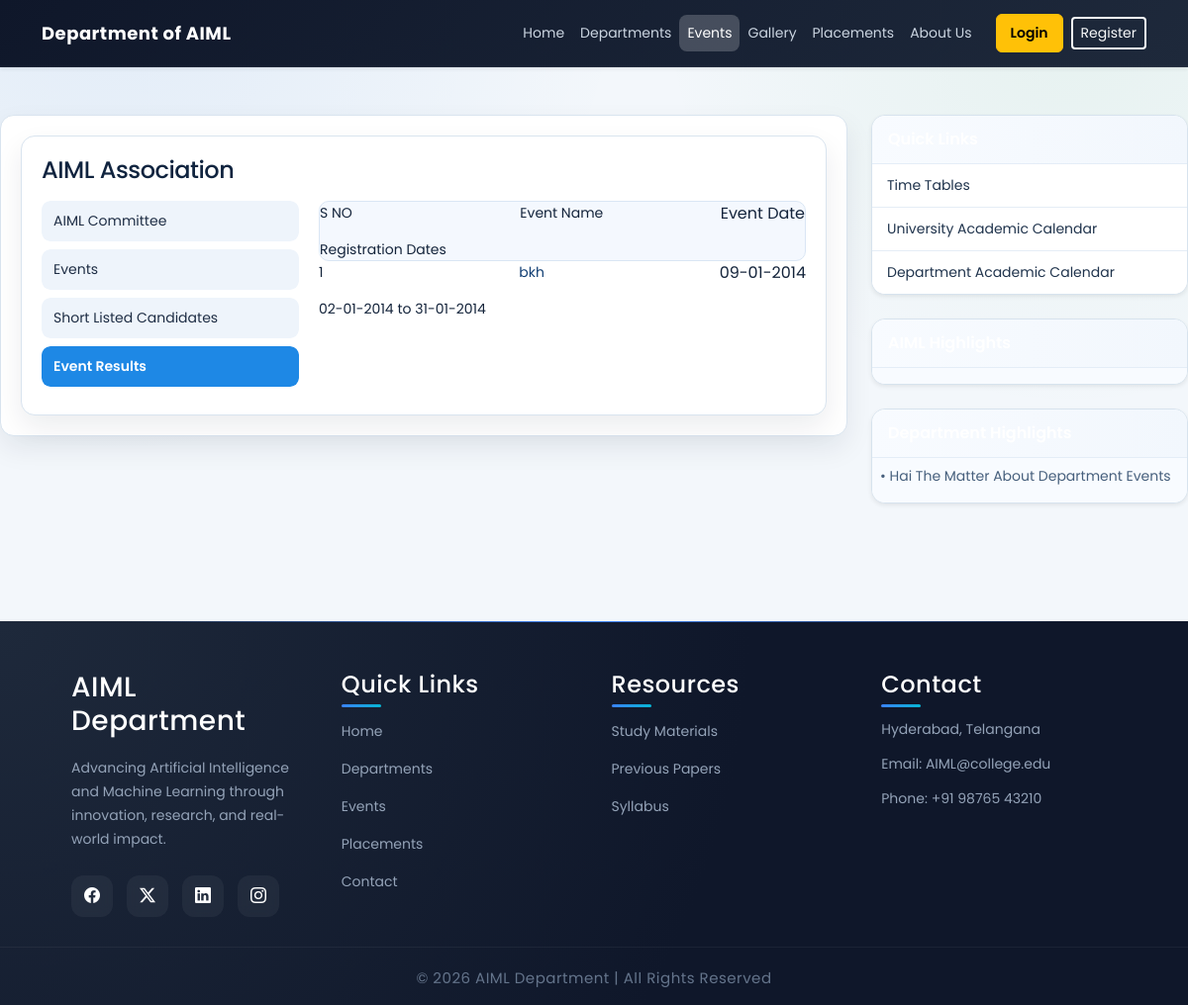
Screenshot of /public/pages/Events/eventresults.php with the database file from the repository.
### tables this page shows
CREATE TABLE IF NOT EXISTS `events` (
  `id` int(11) NOT NULL AUTO_INCREMENT,
  `event_type_id` int(11) NOT NULL,
  `event_name` varchar(500) NOT NULL,
  `event_desc` blob NOT NULL,
  `event_address` varchar(500) NOT NULL,
  `event_date` date NOT NULL,
  `reg_frm_date` date NOT NULL,
  `reg_to_date` date NOT NULL,
  `is_registration` tinyint(4) NOT NULL,
  PRIMARY KEY (`id`)
);

CREATE TABLE IF NOT EXISTS `highlights` (
  `id` int(11) NOT NULL AUTO_INCREMENT,
  `type` int(11) NOT NULL,
  `high_light` blob NOT NULL,
  PRIMARY KEY (`id`)
);

### libraries/mysql.class.php (called while the page is built, shortened)
<?php
class DataBasePDO
{
	private static $hostname	=  DB_SERVER;
	private static $username	=  DB_USER;
	private static $password	=  DB_PASS;
	private static $dbname		=  DB_DATABASE;
	private static $instance 	= FALSE;
	private $db;
	public $fetch_mode 			= PDO::FETCH_ASSOC;
	private $last_statement		= NULL;
	public function __construct($connect = true, $dataBase = null, $server = null,$userName = null, $passWord = null){
			return self::$instance;
	}
	public function connectToDB(){
			$dns='mysql:host='.self::$hostname.';dbname='.self::$dbname;
	    	self::$instance = new PDO($dns, self::$username, self::$password);
	    	self::$instance->setAttribute(PDO::ATTR_ERRMODE, PDO::ERRMODE_EXCEPTION);
	    	$this->db = self::$instance;
	}
	public function getAllResults($sqlQuery = NULL){
			$this->internalQuery($sqlQuery);
			$result = $this->last_statement->fetchAll();
			return $result;
	}
	public function internalQuery($sqlQuery = NULL){
			$stmt = $this->db->query($sqlQuery);
			$stmt->setFetchMode($this->fetch_mode);
			$this->last_statement = $stmt;
			return TRUE;
	}
}
?>

### libraries/functions.class.php (called while the page is built, shortened)
<?php
	include_once("mysql.class.php");
	class DataFunctions {
		public $dbObj;
		public function __construct(){
			$this->dbObj = new DataBasePDO();
	}
	 public function getResultedEvents($table,$eventType){
			$today		= date('Y-m-d');
			$sql		= 'SELECT
								id, event_name, is_registration, event_date, reg_frm_date, reg_to_date
						   FROM
						   		'.$table.'
						   WHERE
						   		event_type_id = '.$eventType.'
							AND
								event_date <= "'.$today.'" ';
			$result		= $this->dbObj->getAllResults($sql);
			return $result;
	 }
	 public function getHighLights($table, $type){
			$sqlQuery	= 'SELECT id, type, high_light FROM '.$table.' WHERE type = '.$type.' ORDER BY id DESC';
			$result		= $this->dbObj->getAllResults($sqlQuery);
			return $result;
	}
}

### public/pages/Events/sidebar.php (called while the page is built, shortened)
<?php
include_once(INCLUDES_PATH . '/sidebar.php');
?>

### public/pages/Events/eventresults.php (the view, shortened to what this page needs)
<?php
    include_once(INCLUDES_PATH . '/header.php');
    require_once(LIB_PATH . '/functions.class.php');
   $fcObj			= new DataFunctions();
   $tbEvents		= TB_EVENTS;
   $curEvents		= $fcObj->getResultedEvents( $tbEvents, anu );
   $noOfCEvents		= sizeof( $curEvents );
?>
 <div class="box1">
        <div class="wrapper">
          <article class="col1">
				<div id="index_cont">
				<div id="content">
					<div class="post">
						<span class="alignCenter">
							<h4>AIML Association </h4>
						</span>
					</div>
					<div id='content_left' class='content_left'>
						<?php
							include_once('leftnav.php');
						?>
					</div>
					<div id='content_right' class='content_right'>
						<div id="currentevents" class="currentevents">
							<div id="eventDetails">
								<div class="eventDetHeader">
									<div class="sno">
										S NO
									</div>
									<div class="eventName">
										Event Name
									</div>
									<div class="eventDate">
										Event Date
									</div>
									<div class="eventRegisDates">
										Registration Dates
									</div>
								</div>
								<?php
									for( $i = 0; $i < $noOfCEvents; $i++){
									?>
										<div class="eventDet">
											<div class="sno">
												<?php echo $i+1; ?>
											</div>
											<div class="eventName">
												<a href="eventresult.php?event=<?php echo $curEvents[$i]['id'];?>"><?php echo $curEvents[$i]['event_name']; ?></a>
											</div>
											<div class="eventDate">
												<?php echo date("d-m-Y", strtotime($curEvents[$i]['event_date'])); ?>
											</div>
											<div class="eventRegisDates">
												<?php echo date("d-m-Y", strtotime($curEvents[$i]['reg_frm_date'])).' to '.date("d-m-Y", strtotime($curEvents[$i]['reg_to_date'])); ?>
											</div>
										</div>
									<?php
									}
								?>
							</div>
						</div>
					</div>
					<br class="clearfix" />
				</div>
					</article>
					<article class="col2 pad_left2">
					<?php
						include_once('sidebar.php');
					?>
					</article>
</div>
</div>
<?php include_once(INCLUDES_PATH . '/footer.php'); ?>

### public/Includes/sidebar.php (shortened to what this page needs)
<?php
    $tbHighLights = TB_HIGHLIGHTS;
    $itDepHighLights = $fcObj->getHighLights($tbHighLights, DEPARTMENT);
    $itDeptHighCnt = count($itDepHighLights);
?>
<div class="card shadow-sm mb-4 quick-panel-card">
    <div class="card-header fw-semibold quick-panel-head">
    </div>
    <div class="list-group list-group-flush">
        <a href="<?php echo BASE_URL; ?>/public/pages/Academics/timetables.php" class="list-group-item list-group-item-action quick-panel-link">
            Time Tables
        </a>
        <a href="<?php echo BASE_URL; ?>/public/pages/department/univacedcal.php" class="list-group-item list-group-item-action quick-panel-link">
            University Academic Calendar
        </a>
        <a href="<?php echo BASE_URL; ?>/public/pages/department/itacedcal.php" class="list-group-item list-group-item-action quick-panel-link">
            Department Academic Calendar
        </a>
    </div>
</div>
<div class="card shadow-sm mb-4 quick-panel-card">
    <div class="card-header fw-semibold quick-panel-head">
    </div>
    <div class="card-body p-2 quick-panel-body">
    </div>
</div>
<div class="card shadow-sm mb-4 quick-panel-card">
    <div class="card-header fw-semibold quick-panel-head">
    </div>
    <div class="card-body p-2 quick-panel-body">
        <marquee behavior="scroll"
                 direction="up"
                 scrollamount="1"
                 onmouseover="this.stop();"
                 onmouseout="this.start();"
                 height="140">
            <ul class="list-unstyled mb-0 small quick-panel-points">
                <?php for ($i = 0; $i < $itDeptHighCnt; $i++) { ?>
                    <li class="mb-2">
                        &bull; <?php echo $itDepHighLights[$i]['high_light']; ?>
                    </li>
                <?php } ?>
            </ul>
        </marquee>
    </div>
</div>

### public/assets/css/newstyle.css (style rules this page uses)
:root { --ui-bg: #eef3f7; --ui-surface: #ffffff; --ui-text: #1f2e45; --ui-muted: #5d6f82; --ui-primary: #0d67d5; --ui-primary-dark: #0a4e9f; --ui-accent: #f59e0b; --ui-border: #d7e3ee; --ui-shadow: 0 16px 36px rgba(19, 46, 79, 0.1); }
body { font-family: 'Poppins', sans-serif; color: var(--ui-text); background: radial-gradient(circle at 100% 0%, rgba(99, 164, 255, 0.14), transparent 34%), radial-gradient(circle at 0% 100%, rgba(13, 103, 213, 0.1), transparent 30%), var(--ui-bg); }
.card { border-radius: 14px; border: 1px solid var(--ui-border); }
.quick-panel-card { border: 1px solid var(--ui-border); border-radius: 14px; box-shadow: 0 12px 24px rgba(16, 34, 58, 0.08); }
.quick-panel-head { border-bottom: 1px solid #dce6f1; background: linear-gradient(90deg, #0e376b, #13519b); color: #fff; padding: 12px 16px; }
.quick-panel-link { padding: 11px 15px; border-color: #e5edf6; color: #20344d; font-size: 14px; transition: transform 0.2s ease, background-color 0.2s ease, color 0.2s ease; }
.quick-panel-body { background: #f8fbff; }
.quick-panel-points li { color: #47607d; }
.box1 { width: 100%; }
.wrapper { display: flex; gap: 24px; align-items: flex-start; flex-wrap: wrap; }
.wrapper .col1 { flex: 1 1 0; min-width: 0; }
.wrapper .col2 { width: 320px; flex: 0 0 320px; }
#index_cont, #content, #content_garrely { background: #ffffff; border: 1px solid #d9e3ec; border-radius: 12px; padding: 20px; }
#content_left, .content_left { width: 260px; float: left; margin-right: 20px; }
#content_right, .content_right { overflow: hidden; min-width: 0; }
.post h4, .alignCenter h4 { margin: 0 0 14px; }
.committeeTitle, .usersDetHeader, .eventDetHeader, .eventDet, .classHeader, .subjHeader { display: flex; gap: 14px; flex-wrap: wrap; align-items: center; }
.eventHead, .eventDes, .eventName, .eventCandName, .eventCandClass, .eventRegisDates, .sno, .achievemnts, .className, .subjName, .subjMaterials, .materailNames { flex: 1 1 180px; min-width: 120px; font-size: 14px; }

### public/assets/css/site-refresh.css (style rules this page uses)
:root { --refresh-bg: #f3f7fb; --refresh-surface: #ffffff; --refresh-text: #14243b; --refresh-muted: #5b6f86; --refresh-primary: #0b63ce; --refresh-primary-2: #174ea6; --refresh-border: #d9e4ef; --refresh-shadow: 0 12px 28px rgba(15, 30, 52, 0.08); }
* { box-sizing: border-box; }
body { background: radial-gradient(circle at 10% -5%, rgba(11, 99, 206, 0.08), transparent 34%), radial-gradient(circle at 90% 0%, rgba(52, 168, 83, 0.07), transparent 28%), var(--refresh-bg); color: var(--refresh-text); }
h1, h2, h3, h4, h5, h6 { color: #10243f; letter-spacing: -0.02em; }
.container .card, #content, #index_cont, #content_garrely, .comteeMem, .eventDetails, .materialDet { background: var(--refresh-surface); border: 1px solid var(--refresh-border); border-radius: 14px; box-shadow: var(--refresh-shadow); }
.card { overflow: hidden; }
.card .card-header { border-bottom: 1px solid #e4edf7; background: linear-gradient(90deg, #f8fbff, #f2f7fd); }
.eventDetHeader, .committeeTitle, .usersDetHeader, .subjHeader, .eventTitle { background: #f4f8fe; border: 1px solid #dae6f4; border-radius: 10px; }
.eventName a, .subjName a, .eventCandName a { color: #123f74; text-decoration: none; }

### rows the page displays
events: event_name "bkh", event_date "09-01-2014", reg_frm_date "02-01-2014", reg_to_date "31-01-2014"
highlights: high_light "Hai The Matter About Department Events"
